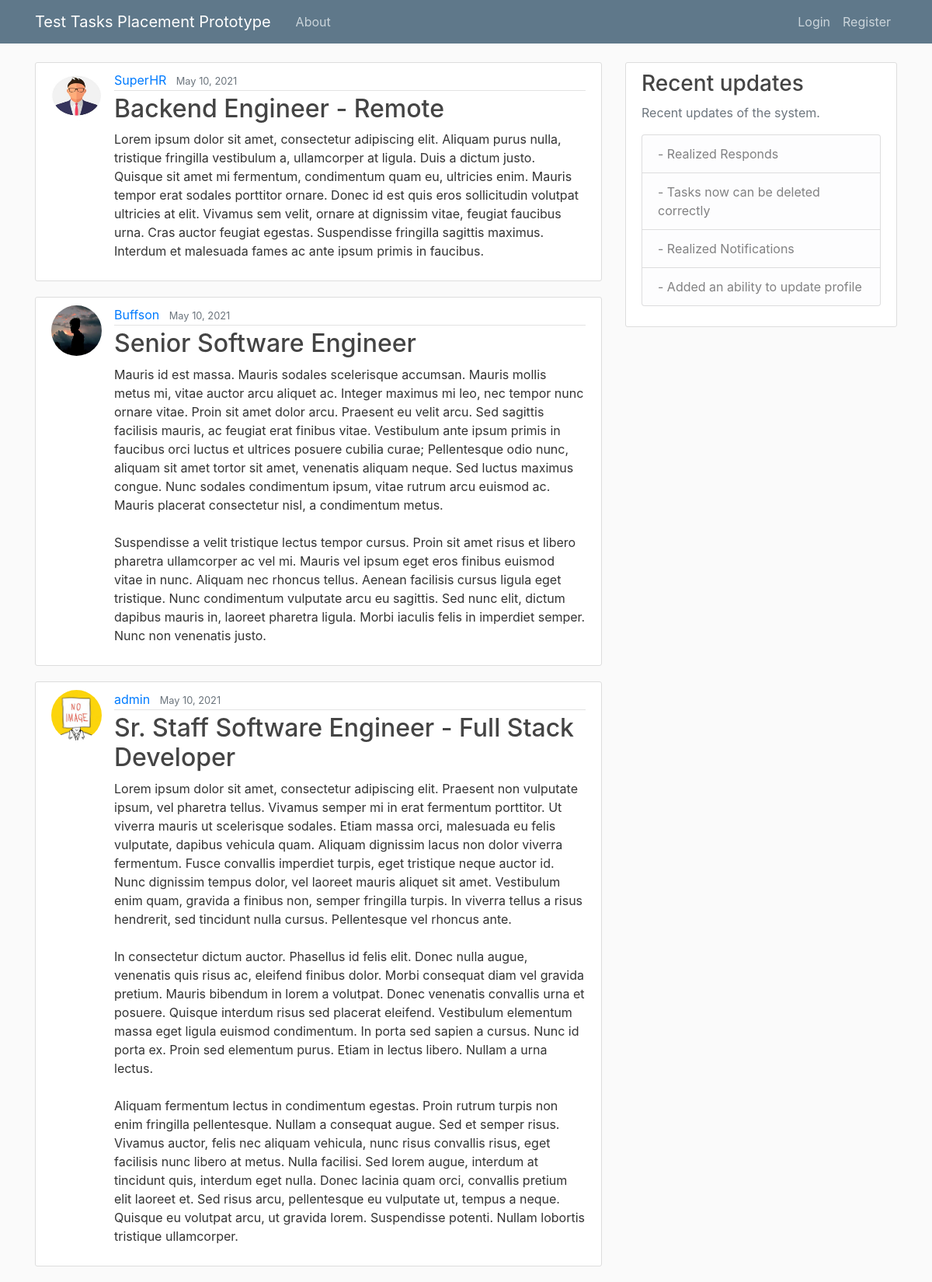
The page / on the database its author committed.
### test_app/models.py (models this page shows, shortened)
class Vacancy(models.Model):
    title = models.CharField(max_length=100)
    content = models.TextField()
    date_posted = models.DateTimeField(default=timezone.now)
    author = models.ForeignKey(User, on_delete=models.CASCADE)
    task = models.FileField(upload_to='attached_tasks', default='NULL')

### users/models.py (models this page shows, shortened)
class Profile(models.Model):
    user = models.OneToOneField(User, on_delete=models.CASCADE)
    image = models.ImageField(default='default.jpg',
                              upload_to='profile_pics')

### test_app/views.py (the view)
# urls.py: path('', VacancyListView.as_view(), name='home'),
class VacancyListView(ListView):
    model = Vacancy
    template_name = 'test_app/home.html'  # <app>/<model>_<viewtype>.html
    context_object_name = 'vacancies'
    ordering = ['-date_posted']
    paginate_by = 3

### test_app/templates/test_app/home.html (shortened to what this page needs)
{% extends "test_app/base.html" %}
{% block content %}
    {% for vacancy in vacancies %}
        <article class="media content-section">
            <img class="rounded-circle article-img" src="{{ vacancy.author.profile.image.url }}">
            <div class="media-body">
                <div class="article-metadata">
                    <a class="mr-2" href="{% url 'user-vacancies' vacancy.author.username %}">{{ vacancy.author }}</a>
                    <small class="text-muted">{{ vacancy.date_posted|date:"F d, Y" }}</small>
                </div>
                <h2><a class="article-title" href="{% url 'vacancy-detail' vacancy.id %}">{{ vacancy.title }}</a></h2>
                <p class="article-content">{{ vacancy.content }}</p>
            </div>
        </article>
    {% endfor %}
{% endblock content %}

### test_app/templates/test_app/base.html (shortened to what this page needs)
{% load static %}
<!DOCTYPE html>
<html>
<head>
    <link rel="stylesheet" href="https://maxcdn.bootstrapcdn.com/bootstrap/4.0.0/css/bootstrap.min.css">
    <link rel="stylesheet" type="text/css" href="{% static 'test_app/main.css' %}">
</head>
<body>
    <header class="site-header">
      <nav class="navbar navbar-expand-md navbar-dark bg-steel fixed-top">
        <div class="container">
          <a class="navbar-brand mr-4" href="/">Test Tasks Placement Prototype</a>
          <div class="collapse navbar-collapse" id="navbarToggle">
            <div class="navbar-nav mr-auto">
                    <a class="nav-item nav-link" href="{% url 'about' %}">About</a>
            </div>
            <div class="navbar-nav">
              {% if user.is_authenticated %}
                  <a class="nav-item nav-link" href="{% url 'vacancy-create' %}">New Vacancy</a>
                  <a class="nav-item nav-link" href="{% url 'received-responses' %}">Responses</a>
                  <a class="nav-item nav-link" href="{% url 'notifications' %}">Notifications <span class="badge badge-light"></span></a>
                  <a class="nav-item nav-link" href="{% url 'profile' %}">Profile</a>
                  <a class="nav-item nav-link" href="{% url 'logout' %}">Logout</a>
              {% else %}
                  <a class="nav-item nav-link" href="{% url 'login' %}">Login</a>
                  <a class="nav-item nav-link" href="{% url 'register' %}">Register</a>
              {% endif %}
            </div>
          </div>
        </div>
      </nav>
    </header>
    <main role="main" class="container">
      <div class="row">
        <div class="col-md-8">
          {% block content %}{% endblock %}
        </div>
        <div class="col-md-4">
          <div class="content-section">
            <h3>Recent updates</h3>
            <p class='text-muted'>Recent updates of the system.
              <ul class="list-group">
                <li class="list-group-item list-group-item-light">- Realized Responds</li>
                <li class="list-group-item list-group-item-light">- Tasks now can be deleted correctly</li>
                <li class="list-group-item list-group-item-light">- Realized Notifications</li>
                <li class="list-group-item list-group-item-light">- Added an ability to update profile</li>
              </ul>
            </p>
          </div>
        </div>
      </div>
    </main>
</body>
</html>

### test_app/static/test_app/main.css (style rules this page uses)
body { background: #fafafa; color: #333333; margin-top: 5rem; }
h1, h2, h3, h4, h5, h6 { color: #444444; }
ul { margin: 0; }
.bg-steel { background-color: #5f788a; }
.site-header .navbar-nav .nav-link { color: #cbd5db; }
.content-section { background: #ffffff; padding: 10px 20px; border: 1px solid #dddddd; border-radius: 3px; margin-bottom: 20px; }
.article-title { color: #444444; }
.article-content { white-space: pre-line; }
.article-img { height: 65px; width: 65px; margin-right: 16px; }
.article-metadata { padding-bottom: 1px; margin-bottom: 4px; border-bottom: 1px solid #e3e3e3 }

### rows shown on the page
Vacancy: author.profile.image (picture), author "SuperHR", date_posted "May 10, 2021", title "Backend Engineer - Remote", content "Lorem ipsum dolor sit amet, consectetur adipiscing elit. Aliquam purus nulla, tristique fringilla vestibulum a, ullamcorper at ligula. Duis a dictum justo. Quisque sit amet mi fermentum, condimentum quam eu, ultricies enim. Mauris tempor erat sodales porttitor ornare. Donec id est quis eros sollicitudin volutpat ultricies at elit. Vivamus sem velit, ornare at dignissim vitae, feugiat faucibus urna. Cras auctor feugiat egestas. Suspendisse fringilla sagittis maximus. Interdum et malesuada fames ac ante ipsum primis in faucibus."
Vacancy: author.profile.image (picture), author "Buffson", date_posted "May 10, 2021", title "Senior Software Engineer", content "Mauris id est massa. Mauris sodales scelerisque accumsan. Mauris mollis metus mi, vitae auctor arcu aliquet ac. Integer maximus mi leo, nec tempor nunc ornare vitae. Proin sit amet dolor arcu. Praesent eu velit arcu. Sed sagittis facilisis mauris, ac feugiat erat finibus vitae. Vestibulum ante ipsum primis in faucibus orci luctus et ultrices posuere cubilia curae; Pellentesque odio nunc, aliquam sit amet tortor sit amet, venenatis aliquam neque. Sed luctus maximus congue. Nunc sodales condimentum ipsum, vitae rutrum arcu euismod ac. Mauris placerat consectetur nisl, a condimentum metus. Suspendisse a velit tristique lectus tempor cursus. Proin sit amet risus et libero pharetra ullamcorper…"
Vacancy: author.profile.image (picture), author "admin", date_posted "May 10, 2021", title "Sr. Staff Software Engineer - Full Stack Developer", content "Lorem ipsum dolor sit amet, consectetur adipiscing elit. Praesent non vulputate ipsum, vel pharetra tellus. Vivamus semper mi in erat fermentum porttitor. Ut viverra mauris ut scelerisque sodales. Etiam massa orci, malesuada eu felis vulputate, dapibus vehicula quam. Aliquam dignissim lacus non dolor viverra fermentum. Fusce convallis imperdiet turpis, eget tristique neque auctor id. Nunc dignissim tempus dolor, vel laoreet mauris aliquet sit amet. Vestibulum enim quam, gravida a finibus non, semper fringilla turpis. In viverra tellus a risus hendrerit, sed tincidunt nulla cursus. Pellentesque vel rhoncus ante. In consectetur dictum auctor. Phasellus id felis elit. Donec nulla augue,…"
